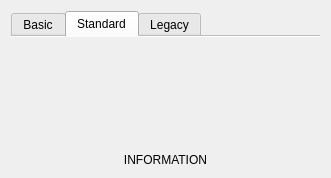
<?xml version="1.0" encoding="UTF-8"?>
<ui version="4.0">
 <class>Form</class>
 <widget class="QWidget" name="Form">
  <property name="geometry">
   <rect>
    <x>0</x>
    <y>0</y>
    <width>331</width>
    <height>178</height>
   </rect>
  </property>
  <property name="windowTitle">
   <string>Form</string>
  </property>
  <layout class="QVBoxLayout" name="verticalLayout">
   <item>
    <widget class="QTabWidget" name="tabWidget">
     <property name="enabled">
      <bool>true</bool>
     </property>
     <property name="tabPosition">
      <enum>QTabWidget::North</enum>
     </property>
     <property name="tabShape">
      <enum>QTabWidget::Rounded</enum>
     </property>
     <property name="currentIndex">
      <number>1</number>
     </property>
     <property name="usesScrollButtons">
      <bool>false</bool>
     </property>
     <property name="documentMode">
      <bool>true</bool>
     </property>
     <property name="tabsClosable">
      <bool>false</bool>
     </property>
     <property name="movable">
      <bool>false</bool>
     </property>
     <widget class="QWidget" name="basic_tab">
      <attribute name="title">
       <string>Basic</string>
      </attribute>
      <layout class="QVBoxLayout" name="verticalLayout_3">
       <property name="spacing">
        <number>1</number>
       </property>
       <property name="leftMargin">
        <number>5</number>
       </property>
       <property name="topMargin">
        <number>5</number>
       </property>
       <property name="rightMargin">
        <number>5</number>
       </property>
       <property name="bottomMargin">
        <number>5</number>
       </property>
       <item>
        <layout class="QVBoxLayout" name="basic_layout">
         <property name="spacing">
          <number>1</number>
         </property>
        </layout>
       </item>
      </layout>
     </widget>
     <widget class="QWidget" name="standard_tab">
      <attribute name="title">
       <string>Standard</string>
      </attribute>
      <layout class="QHBoxLayout" name="horizontalLayout_4">
       <property name="spacing">
        <number>1</number>
       </property>
       <property name="leftMargin">
        <number>5</number>
       </property>
       <property name="topMargin">
        <number>5</number>
       </property>
       <property name="rightMargin">
        <number>5</number>
       </property>
       <property name="bottomMargin">
        <number>5</number>
       </property>
       <item>
        <layout class="QVBoxLayout" name="standard_layout">
         <property name="spacing">
          <number>1</number>
         </property>
        </layout>
       </item>
      </layout>
     </widget>
     <widget class="QWidget" name="legacy_tab">
      <attribute name="title">
       <string>Legacy</string>
      </attribute>
      <layout class="QVBoxLayout" name="verticalLayout_7">
       <property name="spacing">
        <number>1</number>
       </property>
       <property name="leftMargin">
        <number>5</number>
       </property>
       <property name="topMargin">
        <number>5</number>
       </property>
       <property name="rightMargin">
        <number>5</number>
       </property>
       <property name="bottomMargin">
        <number>5</number>
       </property>
       <item>
        <layout class="QVBoxLayout" name="legacy_layout">
         <property name="spacing">
          <number>1</number>
         </property>
        </layout>
       </item>
      </layout>
     </widget>
    </widget>
   </item>
   <item>
    <widget class="QLabel" name="info_label">
     <property name="text">
      <string>INFORMATION</string>
     </property>
     <property name="alignment">
      <set>Qt::AlignCenter</set>
     </property>
    </widget>
   </item>
  </layout>
 </widget>
 <resources/>
 <connections/>
</ui>
